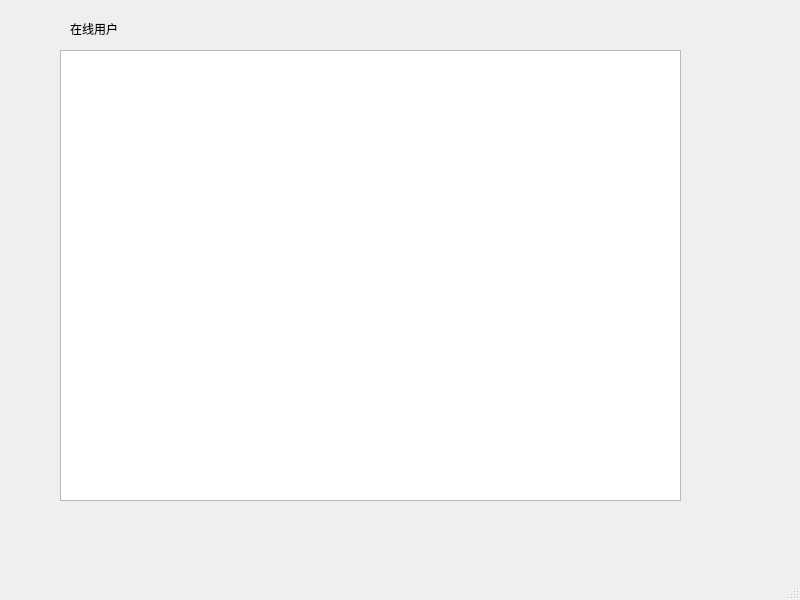
<?xml version="1.0" encoding="UTF-8"?>
<ui version="4.0">
 <class>server</class>
 <widget class="QMainWindow" name="server">
  <property name="geometry">
   <rect>
    <x>0</x>
    <y>0</y>
    <width>800</width>
    <height>600</height>
   </rect>
  </property>
  <property name="windowTitle">
   <string>server</string>
  </property>
  <widget class="QWidget" name="centralwidget">
   <widget class="QListWidget" name="listWidget">
    <property name="geometry">
     <rect>
      <x>60</x>
      <y>50</y>
      <width>621</width>
      <height>451</height>
     </rect>
    </property>
   </widget>
   <widget class="QLabel" name="label">
    <property name="geometry">
     <rect>
      <x>70</x>
      <y>20</y>
      <width>67</width>
      <height>17</height>
     </rect>
    </property>
    <property name="text">
     <string>在线用户</string>
    </property>
   </widget>
  </widget>
  <widget class="QMenuBar" name="menubar">
   <property name="geometry">
    <rect>
     <x>0</x>
     <y>0</y>
     <width>800</width>
     <height>28</height>
    </rect>
   </property>
  </widget>
  <widget class="QStatusBar" name="statusbar"/>
 </widget>
 <resources/>
 <connections/>
</ui>
